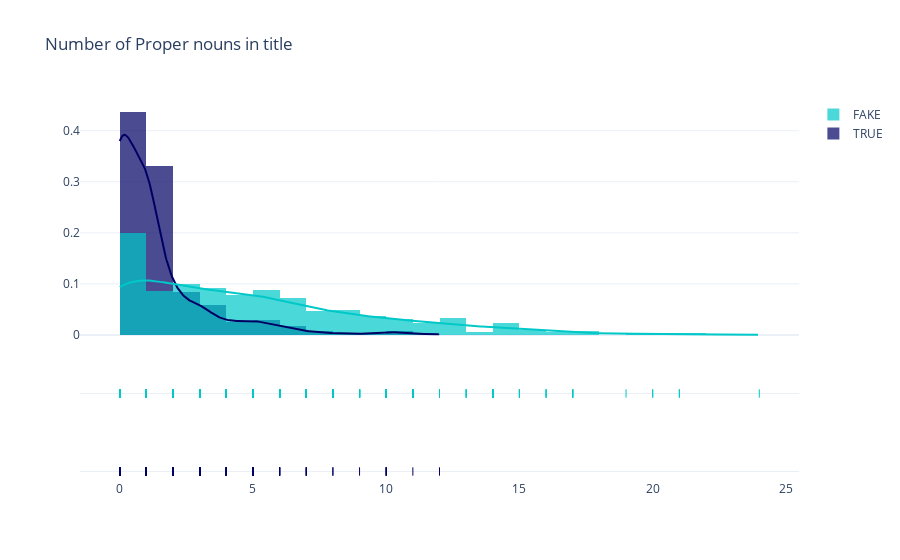

Here is the notebook cell this chart was saved with:
### Code cell
dataset.drop(['text_num_uppercase', 'text_len', 'text_num_stop_words', 'text_word_count'], axis=1, inplace=True)

dataset['token'] = dataset.apply(lambda row: nltk.word_tokenize(row['title']), axis=1)
dataset['pos_tags'] = dataset.apply(lambda row: nltk.pos_tag(row['token']), axis=1)

tag_count_dataset = pd.DataFrame(dataset['pos_tags'].map(lambda x: Counter(tag[1] for tag in x)).to_list())
dataset = pd.concat([dataset, tag_count_dataset], axis=1).fillna(0).drop(['pos_tags', 'token'], axis=1)

dataset = dataset[['title', 'text', 'source', 'label', 'title_num_uppercase', 'text_pct_uppercase', 'title_num_stop_words', 'text_pct_stop_words', 'NNP']].rename(columns={'NNP': 'NNP_title'})

x1 = dataset.loc[dataset['label']=='TRUE']['NNP_title']
x2 = dataset.loc[dataset['label'] == 'FAKE']['NNP_title']

group_labels = ['TRUE', 'FAKE']

colors = ['rgb(0, 0, 100)', 'rgb(0, 200, 200)']

fig = ff.create_distplot(
    [x1, x2], group_labels,colors=colors)

fig.update_layout(title_text='Number of Proper nouns in title', template="plotly_white")
fig.show()

### Figure 1 — Plotly figure (JSON) as saved in the notebook; plotly's stock layout.template omitted (floating-point values rounded to 4 significant figures; data arrays with more than 128 entries replaced by an {"elided": "..."} marker saying what was removed)
{"data": [{"autobinx": false, "histnorm": "probability density", "legendgroup": "TRUE", "marker": {"color": "rgb(0, 0, 100)"}, "name": "TRUE", "opacity": 0.7, "type": "histogram", "x": {"elided": "586 int values"}, "xaxis": "x", "xbins": {"end": 12, "size": 1, "start": 0}, "yaxis": "y"}, {"autobinx": false, "histnorm": "probability density", "legendgroup": "FAKE", "marker": {"color": "rgb(0, 200, 200)"}, "name": "FAKE", "opacity": 0.7, "type": "histogram", "x": {"elided": "578 int values"}, "xaxis": "x", "xbins": {"end": 24, "size": 1, "start": 0}, "yaxis": "y"}, {"legendgroup": "TRUE", "marker": {"color": "rgb(0, 0, 100)"}, "mode": "lines", "name": "TRUE", "showlegend": false, "type": "scatter", "x": {"elided": "500 float values"}, "xaxis": "x", "y": {"elided": "500 float values"}, "yaxis": "y"}, {"legendgroup": "FAKE", "marker": {"color": "rgb(0, 200, 200)"}, "mode": "lines", "name": "FAKE", "showlegend": false, "type": "scatter", "x": {"elided": "500 float values"}, "xaxis": "x", "y": {"elided": "500 float values"}, "yaxis": "y"}, {"legendgroup": "TRUE", "marker": {"color": "rgb(0, 0, 100)", "symbol": "line-ns-open"}, "mode": "markers", "name": "TRUE", "showlegend": false, "type": "scatter", "x": {"elided": "586 int values"}, "xaxis": "x", "y": {"elided": "586 str values"}, "yaxis": "y2"}, {"legendgroup": "FAKE", "marker": {"color": "rgb(0, 200, 200)", "symbol": "line-ns-open"}, "mode": "markers", "name": "FAKE", "showlegend": false, "type": "scatter", "x": {"elided": "578 int values"}, "xaxis": "x", "y": {"elided": "578 str values"}, "yaxis": "y2"}], "layout": {"barmode": "overlay", "hovermode": "closest", "legend": {"traceorder": "reversed"}, "title": {"text": "Number of Proper nouns in title"}, "xaxis": {"anchor": "y2", "domain": [0, 1], "zeroline": false}, "yaxis": {"anchor": "free", "domain": [0.35, 1], "position": 0}, "yaxis2": {"anchor": "x", "domain": [0, 0.25], "dtick": 1, "showticklabels": false}}}
